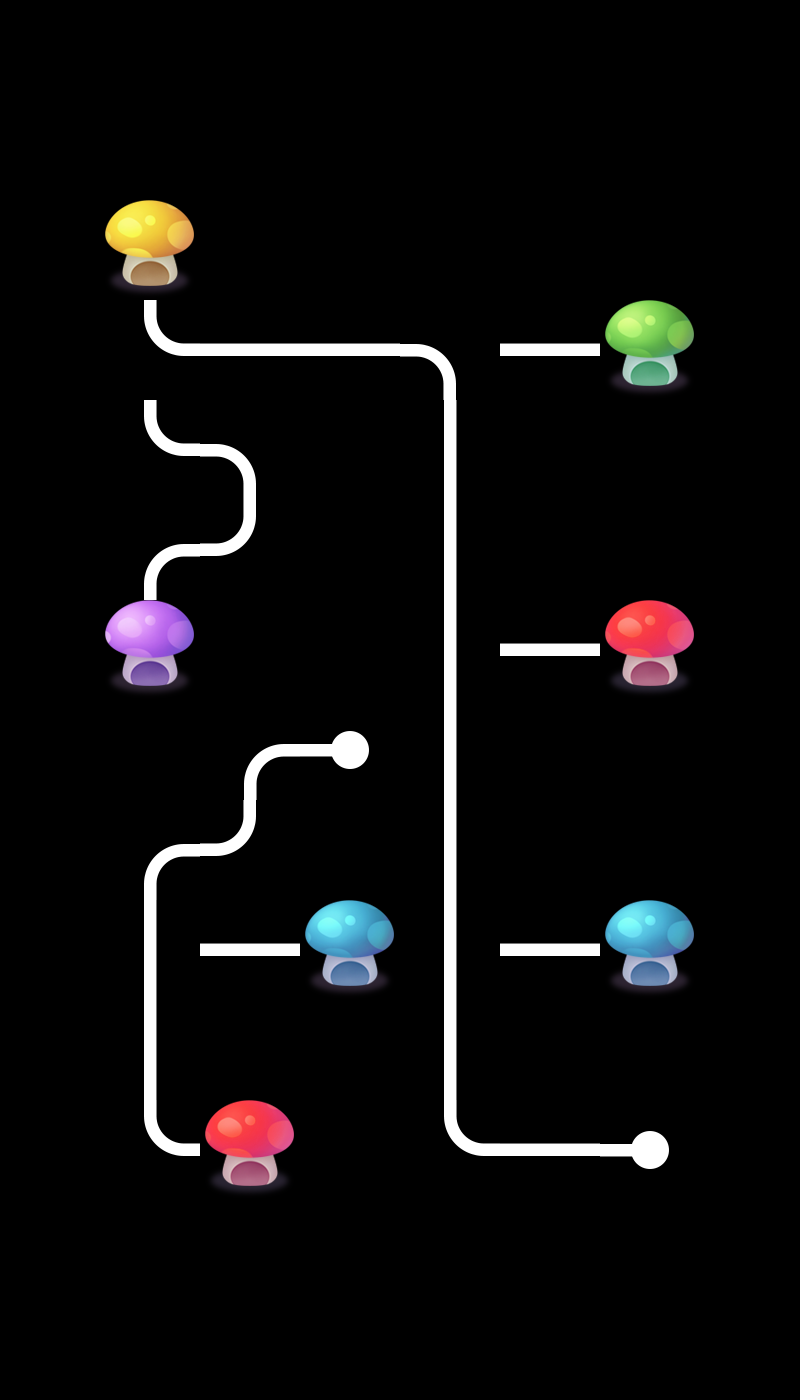

A 2D game scene composited from a Tiled map and its tileset images. What follows is a short description and the map's XML, with each tile layer's data collapsed to a summary:
An orthogonal 8x14 tile map with 100x100 px tiles, 2 tile layers (layer0, layer1), 2 tilesets and 5 objects.

<map version="1.0" orientation="orthogonal" renderorder="right-down" width="8" height="14" tilewidth="100" tileheight="100" nextobjectid="7">
 <tileset firstgid="1" name="tiled" tilewidth="100" tileheight="100">
  <image source="tiled.png" width="500" height="400" />
 </tileset>
 <tileset firstgid="21" name="tiled" tilewidth="100" tileheight="100">
  <image source="tiled.png" width="500" height="400" />
 </tileset>
 <layer name="layer0" width="8" height="14">
  <data>[112 cells, 26 non-empty, 12 distinct tile ids]</data>
 </layer>
 <layer name="layer1" width="8" height="14">
  <data>[112 cells, 10 non-empty, 8 distinct tile ids]</data>
 </layer>
 <objectgroup name="object1">
  <object id="1" x="424.242" y="330.303" width="60.6061" height="45.4545">
   <properties>
    <property name="id" value="3" />
   </properties>
  </object>
  <object id="2" x="421.212" y="627.273" width="54.5455" height="42.4242">
   <properties>
    <property name="id" value="2" />
   </properties>
  </object>
  <object id="3" x="424.242" y="924.242" width="42.4242" height="45.4545">
   <properties>
    <property name="id" value="1" />
   </properties>
  </object>
  <object id="4" x="127.273" y="324.242" width="51.5152" height="51.5152">
   <properties>
    <property name="id" value="4" />
   </properties>
  </object>
  <object id="5" x="124.242" y="924.24" width="54.5455" height="57.5758">
   <properties>
    <property name="id" value="0" />
   </properties>
  </object>
 </objectgroup>
</map>
